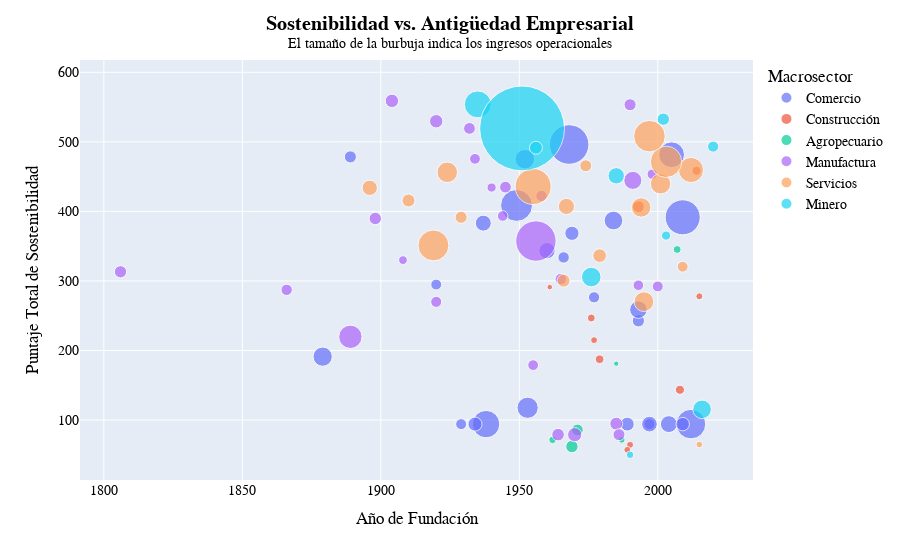

Source (notebook cell):
### Markdown cell above
## 5. Diagrama de Burbujas: Sostenibilidad vs. Antigüedad Empresarial

### Code cell
# 1. Preparación y Manejo de Datos
# Asegurarse que 'Año de fundación' sea numérico.
raw_data['Año de fundación'] = pd.to_numeric(raw_data['Año de fundación'], errors='coerce')

# Reutilizamos la agregación anterior y añadimos el año de fundación.
# Usamos 'first' ya que el año de fundación es constante por empresa.
bubble_chart_data = raw_data.groupby('Razón social').agg(
    Puntaje_Total_Sostenibilidad=('valoracionPonderada', 'sum'),
    Ingresos_Operacionales=('Ingresos operacionales', 'first'),
    Macrosector=('Macrosector', 'first'),
    Ano_Fundacion=('Año de fundación', 'first')
).reset_index()

# Limpieza de datos para el gráfico: eliminar filas sin año de fundación o sin ingresos.
bubble_chart_data.dropna(subset=['Ano_Fundacion', 'Ingresos_Operacionales'], inplace=True)
bubble_chart_data = bubble_chart_data[bubble_chart_data['Ingresos_Operacionales'] > 0]
bubble_chart_data['Ano_Fundacion'] = bubble_chart_data['Ano_Fundacion'].astype(int)

# 2. Creación del Gráfico de Burbujas con Plotly Express
fig_bubble = px.scatter(
    bubble_chart_data,
    x="Ano_Fundacion",
    y="Puntaje_Total_Sostenibilidad",
    size="Ingresos_Operacionales", # El tamaño de la burbuja representa los ingresos
    color="Macrosector",          # El color de la burbuja representa el macrosector
    hover_name="Razón social",    # Muestra el nombre de la empresa al pasar el cursor
    size_max=60,                  # Controla el tamaño máximo de la burbuja más grande
    log_x=False                   # Se puede cambiar a True si los años están muy agrupados
)

# 3. Personalización y Estilo del Gráfico
fig_bubble.update_layout(
    title='<b>Sostenibilidad vs. Antigüedad Empresarial</b><br><sup>El tamaño de la burbuja indica los ingresos operacionales</sup>',
    title_x=0.5,
    xaxis_title="Año de Fundación",
    yaxis_title="Puntaje Total de Sostenibilidad",
    font=dict(
        family="Arial, sans-serif",
        size=14,
        color="black"
    ),
    legend_title_text='Macrosector'
)

# Personalización del hover para mostrar la información de forma más clara
fig_bubble.update_traces(
    hovertemplate='<b>%{hovertext}</b><br><br>' +
                  'Año de Fundación: %{x}<br>' +
                  'Puntaje Sostenibilidad: %{y:.2f}<br>' +
                  'Ingresos Operacionales: %{marker.size:,.0f}<extra></extra>'
)

fig_bubble.show()
save_chart_as_html(fig_bubble, '05_bubble_chart_sustainability_vs_age.html')

### Figure 1 — Plotly figure (JSON) as saved in the notebook; plotly's stock layout.template omitted (floating-point values rounded to 4 significant figures)
{"data": [{"hovertemplate": "<b>%{hovertext}</b><br><br>Año de Fundación: %{x}<br>Puntaje Sostenibilidad: %{y:.2f}<br>Ingresos Operacionales: %{marker.size:,.0f}<extra></extra>", "hovertext": ["ARA", "Biomax", "CI Eslop", "Cencosud", "Chevron", "Corbeta", "Cruz Verde", "D1", "Distracom", "Falabella", "Mazda", "Olímpica", "Petromil", "Pricesmart", "Primax", "Samsung", "Sodimac (Homecenter)", "Sucafina", "Suramerica Comercial (Dollar City)", "Tecnoquimicas", "Terpel", "Toyota", "Trafigura (Petroleum)", "Uniban", "Unilever", "Éxito"], "legendgroup": "Comercio", "marker": {"color": "#636efa", "size": [13.83, 4.513, 1.977, 4.213, 5.869, 11.89, 5.512, 19.44, 3.874, 2.308, 1.869, 7.129, 3.031, 2.361, 10.52, 3.188, 5.991, 2.002, 2.869, 3.134, 24.75, 4.028, 4.87, 2.046, 1.928, 16.08], "sizemode": "area", "sizeref": 0.03165, "symbol": "circle"}, "mode": "markers", "name": "Comercio", "orientation": "v", "showlegend": true, "type": "scatter", "x": [2012, 2004, 1997, 1960, 1879, 1938, 1984, 2009, 1997, 1889, 1920, 1953, 1989, 1993, 2005, 1969, 1952, 1977, 2009, 1934, 1968, 1937, 1993, 1966, 1929, 1949], "xaxis": "x", "y": [94.12, 94.12, 94.12, 343.5, 191.2, 94.12, 386.9, 391.5, 94.12, 478.4, 294.8, 117.6, 94.12, 242.7, 481.4, 368.5, 475.1, 276.5, 94.12, 94.12, 496.2, 383.1, 258.8, 333.8, 94.12, 408.6], "yaxis": "y"}, {"hovertemplate": "<b>%{hovertext}</b><br><br>Año de Fundación: %{x}<br>Puntaje Sostenibilidad: %{y:.2f}<br>Ingresos Operacionales: %{marker.size:,.0f}<extra></extra>", "hovertext": ["ARQUITECTURA Y CONCRETO", "AUTOPISTA RIO MAGDALENA SAS", "Amarilo", "CONCESIONARIA VIAL UNIÓN DEL SUR SAS", "CONSTRUCCIONES EL CONDOR S.A", "CONSTRUCTORA CAPITAL BOGOTA SAS", "CONSTRUCTORA COLPATRIA  SAS", "Conconcreto", "ISMOCOL SA", "MARVAL S.A.S."], "legendgroup": "Construcción", "marker": {"color": "#EF553B", "size": [0.7714, 1.314, 2.186, 0.7676, 1.19, 1.313, 0.7461, 0.4988, 0.7517, 0.9853], "sizemode": "area", "sizeref": 0.03165, "symbol": "circle"}, "mode": "markers", "name": "Construcción", "orientation": "v", "showlegend": true, "type": "scatter", "x": [1990, 2014, 1993, 2015, 1979, 2008, 1977, 1961, 1989, 1976], "xaxis": "x", "y": [64.29, 458.3, 406.8, 277.8, 187.4, 143.5, 214.9, 291.1, 57.14, 246.7], "yaxis": "y"}, {"hovertemplate": "<b>%{hovertext}</b><br><br>Año de Fundación: %{x}<br>Puntaje Sostenibilidad: %{y:.2f}<br>Ingresos Operacionales: %{marker.size:,.0f}<extra></extra>", "hovertext": ["AVICOLA EL MADROÑO SA", "AVSA", "Aliar", "Grupo Bios", "INCUBADORA SANTANDER S.A. (Huevos Kikes)", "Sunshine Bouquet"], "legendgroup": "Agropecuario", "marker": {"color": "#00cc96", "size": [0.7112, 2.423, 0.978, 0.4416, 0.8945, 2.157], "sizemode": "area", "sizeref": 0.03165, "symbol": "circle"}, "mode": "markers", "name": "Agropecuario", "orientation": "v", "showlegend": true, "type": "scatter", "x": [1987, 1969, 2007, 1985, 1962, 1971], "xaxis": "x", "y": [71.43, 61.9, 345.2, 181.0, 71.43, 85.71], "yaxis": "y"}, {"hovertemplate": "<b>%{hovertext}</b><br><br>Año de Fundación: %{x}<br>Puntaje Sostenibilidad: %{y:.2f}<br>Ingresos Operacionales: %{marker.size:,.0f}<extra></extra>", "hovertext": ["Alimentos Carnicos (Grupo Nutresa)", "Alpina", "BEL STAR S.A.", "Bavaria (Kopps)", "CARTON DE COLOMBIA S.A. (Smurfit Kappa)", "Cementos Argos", "Coca Cola- Femsa", "Colgate", "Colombina", "Compañía Nacional de Chocolates", "ES Windows", "Esenttia", "General Motors", "Grupo Diana", "Haceb", "Italcol", "Nestle", "POLLOS EL BUCANERO S.A. (Cargill)", "Pepsico", "Postobón", "Productos Familia (Essity)", "Reficar", "Renault", "Riopaila Castilla", "YARA COLOMBIA S.A.", "Yamaha"], "legendgroup": "Manufactura", "marker": {"color": "#ab63fa", "size": [2.845, 2.176, 1.873, 8.616, 1.779, 1.845, 5.161, 2.382, 2.193, 1.943, 2.625, 2.311, 1.212, 2.486, 1.341, 3.189, 2.044, 2.273, 2.097, 2.847, 2.017, 25.86, 2.426, 1.697, 1.765, 1.831], "sizemode": "area", "sizeref": 0.03165, "symbol": "circle"}, "mode": "markers", "name": "Manufactura", "orientation": "v", "showlegend": true, "type": "scatter", "x": [1920, 1945, 2000, 1889, 1944, 1934, 1991, 1806, 1932, 1920, 1985, 1990, 1908, 1964, 1940, 1970, 1866, 1986, 1965, 1904, 1958, 1956, 1898, 1998, 1993, 1955], "xaxis": "x", "y": [529.6, 434.9, 292.1, 219.6, 393.4, 475.6, 444.6, 313.2, 519.3, 269.9, 94.74, 553.3, 329.9, 78.95, 434.3, 78.95, 287.2, 78.95, 302.6, 559.0, 422.2, 357.4, 389.8, 453.6, 293.9, 178.9], "yaxis": "y"}, {"hovertemplate": "<b>%{hovertext}</b><br><br>Año de Fundación: %{x}<br>Puntaje Sostenibilidad: %{y:.2f}<br>Ingresos Operacionales: %{marker.size:,.0f}<extra></extra>", "hovertext": ["Avianca", "Celsia", "Cenit", "Claro", "EPM", "Emgesa", "GEB", "Gases del Caribe", "ISA", "Isagen", "LATAM", "Mercado Libre", "Oleoducto Central (Ocensa)", "Promigas", "Rappi", "Telefónica", "Teleperformance", "Tigo"], "legendgroup": "Servicios", "marker": {"color": "#FFA15A", "size": [15.11, 6.548, 9.978, 15.6, 20.57, 15.78, 3.717, 2.636, 4.131, 6.136, 2.328, 1.858, 5.975, 2.273, 0.7031, 6.672, 2.655, 2.956], "sizemode": "area", "sizeref": 0.03165, "symbol": "circle"}, "mode": "markers", "name": "Servicios", "orientation": "v", "showlegend": true, "type": "scatter", "x": [1919, 2001, 2012, 2003, 1955, 1997, 1896, 1966, 1967, 1995, 1929, 2009, 1994, 1974, 2015, 1924, 1910, 1979], "xaxis": "x", "y": [351.0, 439.6, 459.5, 471.3, 435.8, 508.1, 433.9, 300.4, 407.2, 270.2, 391.5, 320.4, 405.6, 465.5, 64.71, 456.2, 415.6, 336.4], "yaxis": "y"}, {"hovertemplate": "<b>%{hovertext}</b><br><br>Año de Fundación: %{x}<br>Puntaje Sostenibilidad: %{y:.2f}<br>Ingresos Operacionales: %{marker.size:,.0f}<extra></extra>", "hovertext": ["C.I Prodeco", "Cerrejón", "Drummond", "Ecopetrol", "Frontera Energy", "Geopark", "Gran Tierra Energy", "Hocol", "SierraCol Energy", "Verano energy"], "legendgroup": "Minero", "marker": {"color": "#19d3f3", "size": [0.895, 6.047, 11.5, 113.9, 4.25, 2.42, 1.322, 2.661, 1.944, 5.483], "sizemode": "area", "sizeref": 0.03165, "symbol": "circle"}, "mode": "markers", "name": "Minero", "orientation": "v", "showlegend": true, "type": "scatter", "x": [1990, 1976, 1935, 1951, 1985, 2002, 2003, 1956, 2020, 2016], "xaxis": "x", "y": [50.0, 305.6, 553.9, 519.3, 451.2, 532.6, 365.2, 491.6, 493.2, 115.4], "yaxis": "y"}], "layout": {"font": {"color": "black", "family": "Arial, sans-serif", "size": 14}, "legend": {"itemsizing": "constant", "title": {"text": "Macrosector"}, "tracegroupgap": 0}, "margin": {"t": 60}, "title": {"text": "<b>Sostenibilidad vs. Antigüedad Empresarial</b><br><sup>El tamaño de la burbuja indica los ingresos operacionales</sup>", "x": 0.5}, "xaxis": {"anchor": "y", "domain": [0, 1], "title": {"text": "Año de Fundación"}}, "yaxis": {"anchor": "x", "domain": [0, 1], "title": {"text": "Puntaje Total de Sostenibilidad"}}}}
